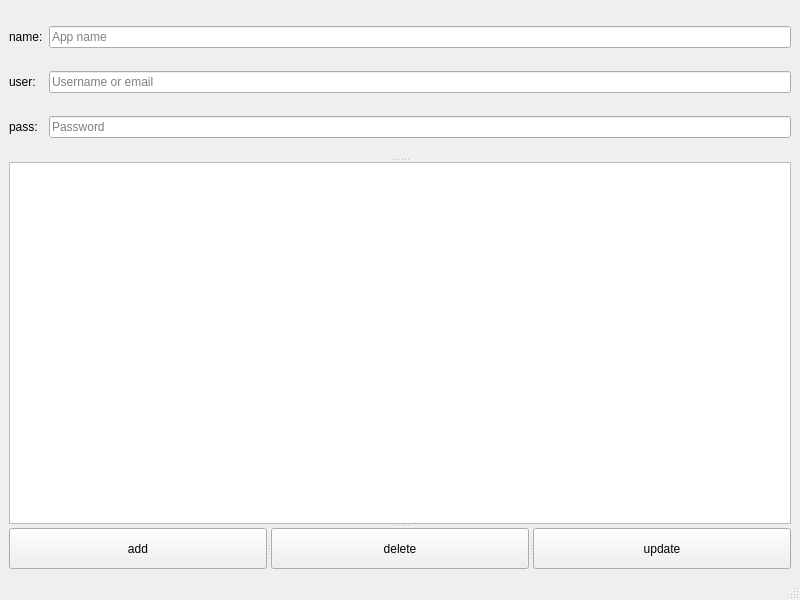
<?xml version="1.0" encoding="UTF-8"?>
<ui version="4.0">
 <class>MainWindow</class>
 <widget class="QMainWindow" name="MainWindow">
  <property name="geometry">
   <rect>
    <x>0</x>
    <y>0</y>
    <width>800</width>
    <height>600</height>
   </rect>
  </property>
  <property name="windowTitle">
   <string>MainWindow</string>
  </property>
  <widget class="QWidget" name="centralwidget">
   <layout class="QVBoxLayout" name="verticalLayout">
    <item>
     <widget class="QSplitter" name="splitter_3">
      <property name="orientation">
       <enum>Qt::Orientation::Vertical</enum>
      </property>
      <widget class="QWidget" name="layoutWidget">
       <layout class="QGridLayout" name="gridLayout">
        <item row="1" column="1">
         <widget class="QLineEdit" name="inputUsername">
          <property name="placeholderText">
           <string>Username or email</string>
          </property>
          <property name="clearButtonEnabled">
           <bool>true</bool>
          </property>
         </widget>
        </item>
        <item row="1" column="0">
         <widget class="QLabel" name="label">
          <property name="text">
           <string>user:</string>
          </property>
         </widget>
        </item>
        <item row="2" column="1">
         <widget class="QLineEdit" name="inputPassword">
          <property name="echoMode">
           <enum>QLineEdit::EchoMode::Password</enum>
          </property>
          <property name="placeholderText">
           <string>Password</string>
          </property>
          <property name="clearButtonEnabled">
           <bool>true</bool>
          </property>
         </widget>
        </item>
        <item row="2" column="0">
         <widget class="QLabel" name="label_2">
          <property name="text">
           <string>pass:</string>
          </property>
         </widget>
        </item>
        <item row="0" column="0">
         <widget class="QLabel" name="label_3">
          <property name="text">
           <string>name:</string>
          </property>
         </widget>
        </item>
        <item row="0" column="1">
         <widget class="QLineEdit" name="inputAppName">
          <property name="placeholderText">
           <string>App name</string>
          </property>
          <property name="clearButtonEnabled">
           <bool>true</bool>
          </property>
         </widget>
        </item>
       </layout>
      </widget>
      <widget class="QSplitter" name="splitter_2">
       <property name="orientation">
        <enum>Qt::Orientation::Vertical</enum>
       </property>
       <widget class="QListWidget" name="listUsers"/>
       <widget class="QSplitter" name="splitter">
        <property name="orientation">
         <enum>Qt::Orientation::Horizontal</enum>
        </property>
        <widget class="QPushButton" name="btnAddUser">
         <property name="text">
          <string>add</string>
         </property>
        </widget>
        <widget class="QPushButton" name="btnDeleteUser">
         <property name="text">
          <string>delete</string>
         </property>
        </widget>
        <widget class="QPushButton" name="btnUpdateUser">
         <property name="text">
          <string>update</string>
         </property>
        </widget>
       </widget>
      </widget>
     </widget>
    </item>
   </layout>
  </widget>
  <widget class="QMenuBar" name="menubar">
   <property name="geometry">
    <rect>
     <x>0</x>
     <y>0</y>
     <width>800</width>
     <height>25</height>
    </rect>
   </property>
  </widget>
  <widget class="QStatusBar" name="statusbar"/>
 </widget>
 <resources/>
 <connections/>
</ui>
